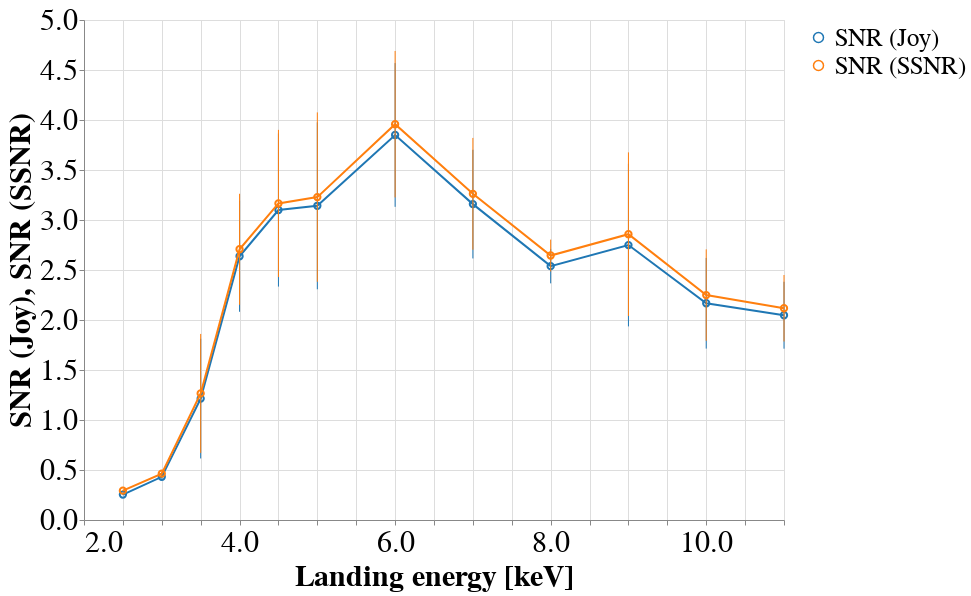

Source (notebook cell):
### Markdown cell above
## SNR (Joy 2002) and SNR from SSNR

### Code cell
# Data source for plot
source = df_snr.loc[df_snr['SNR (Joy)'] > 0.001].copy()
source = df_snr.loc[df_snr['SNR (SSNR)'] > 0.001].copy()
scheme = 'category10'


chart1 = alt.Chart(source).encode(
    x=alt.X('kV:Q',
            axis=alt.Axis(tickMinStep=0.5,
                          title='Landing energy [keV]')),
    y=alt.Y('SNR (Joy):Q',
            aggregate='mean',
            scale=alt.Scale(domain=[0, 5])),
    color=alt.Color('SNR2:N',
                    scale=alt.Scale(scheme=scheme))
).properties(width=700,
             height=500)

chart1 = (chart1.mark_line() +\
         chart1.mark_point(size=40))

error_bars1 = alt.Chart(source).mark_errorbar(extent='stdev').encode(
    x=alt.X('kV:Q'),
    y=alt.Y('SNR (Joy):Q'),
    color=alt.Color('SNR2:N',
                    scale=alt.Scale(scheme=scheme))
)

# Plot SSNR data
chart2 = alt.Chart(source).encode(
    x=alt.X('kV:Q',
            axis=alt.Axis(tickMinStep=0.5,
                          title='Landing energy [keV]')),
    y=alt.Y('SNR (SSNR):Q',
            aggregate='mean',
            scale=alt.Scale(domain=[0, 5])),
    color=alt.Color('SNR1:N',
                    scale=alt.Scale(scheme=scheme))
).properties(width=700,
             height=500)

chart2 = (chart2.mark_line() +\
         chart2.mark_point(size=40))

error_bars2 = alt.Chart(source).mark_errorbar(extent='stdev').encode(
    x=alt.X('kV:Q'),
    y=alt.Y('SNR (SSNR):Q'),
    color=alt.Color('SNR1:N',
                    scale=alt.Scale(scheme=scheme))
)


alt.layer(chart1, error_bars1, chart2, error_bars2, data=source).configure_axis(
    labelFontSize=30,
    titleFontSize=30,
    
).configure_legend(
    titleFontSize=0,
    labelFontSize=25
)

### Figure 1 — Vega-Lite specification as saved in the notebook (floating-point values rounded to 4 significant figures)
{"config": {"view": {"continuousWidth": 400, "continuousHeight": 300}, "axis": {"labelFontSize": 30, "titleFontSize": 30}, "legend": {"labelFontSize": 25, "titleFontSize": 0}}, "layer": [{"layer": [{"mark": "line", "encoding": {"color": {"type": "nominal", "field": "SNR2", "scale": {"scheme": "category10"}}, "x": {"type": "quantitative", "axis": {"tickMinStep": 0.5, "title": "Landing energy [keV]"}, "field": "kV"}, "y": {"type": "quantitative", "aggregate": "mean", "field": "SNR (Joy)", "scale": {"domain": [0, 5]}}}, "height": 500, "width": 700}, {"mark": {"type": "point", "size": 40}, "encoding": {"color": {"type": "nominal", "field": "SNR2", "scale": {"scheme": "category10"}}, "x": {"type": "quantitative", "axis": {"tickMinStep": 0.5, "title": "Landing energy [keV]"}, "field": "kV"}, "y": {"type": "quantitative", "aggregate": "mean", "field": "SNR (Joy)", "scale": {"domain": [0, 5]}}}, "height": 500, "width": 700}]}, {"mark": {"type": "errorbar", "extent": "stdev"}, "encoding": {"color": {"type": "nominal", "field": "SNR2", "scale": {"scheme": "category10"}}, "x": {"type": "quantitative", "field": "kV"}, "y": {"type": "quantitative", "field": "SNR (Joy)"}}}, {"layer": [{"mark": "line", "encoding": {"color": {"type": "nominal", "field": "SNR1", "scale": {"scheme": "category10"}}, "x": {"type": "quantitative", "axis": {"tickMinStep": 0.5, "title": "Landing energy [keV]"}, "field": "kV"}, "y": {"type": "quantitative", "aggregate": "mean", "field": "SNR (SSNR)", "scale": {"domain": [0, 5]}}}, "height": 500, "width": 700}, {"mark": {"type": "point", "size": 40}, "encoding": {"color": {"type": "nominal", "field": "SNR1", "scale": {"scheme": "category10"}}, "x": {"type": "quantitative", "axis": {"tickMinStep": 0.5, "title": "Landing energy [keV]"}, "field": "kV"}, "y": {"type": "quantitative", "aggregate": "mean", "field": "SNR (SSNR)", "scale": {"domain": [0, 5]}}}, "height": 500, "width": 700}]}, {"mark": {"type": "errorbar", "extent": "stdev"}, "encoding": {"color": {"type": "nominal", "field": "SNR1", "scale": {"scheme": "category10"}}, "x": {"type": "quantitative", "field": "kV"}, "y": {"type": "quantitative", "field": "SNR (SSNR)"}}}], "data": {"name": "data-0515a6a5f5366c37f2d8f7c0538e69ac"}, "$schema": "https://vega.github.io/schema/vega-lite/v4.8.1.json", "datasets": {"data-0515a6a5f5366c37f2d8f7c0538e69ac": [{"kV": "10.0", "Dwell time (ns)": 5000.0, "SNR (SSNR)": 3.066, "SNR (Joy)": 2.977, "Title": "SSNR as a function of landing energy and dwell time", "SNR1": "SNR (SSNR)", "SNR2": "SNR (Joy)"}, {"kV": "10.0", "Dwell time (ns)": 5000.0, "SNR (SSNR)": 2.019, "SNR (Joy)": 1.935, "Title": "SSNR as a function of landing energy and dwell time", "SNR1": "SNR (SSNR)", "SNR2": "SNR (Joy)"}, {"kV": "10.0", "Dwell time (ns)": 5000.0, "SNR (SSNR)": 2.027, "SNR (Joy)": 1.953, "Title": "SSNR as a function of landing energy and dwell time", "SNR1": "SNR (SSNR)", "SNR2": "SNR (Joy)"}, {"kV": "10.0", "Dwell time (ns)": 5000.0, "SNR (SSNR)": 2.06, "SNR (Joy)": 1.978, "Title": "SSNR as a function of landing energy and dwell time", "SNR1": "SNR (SSNR)", "SNR2": "SNR (Joy)"}, {"kV": "10.0", "Dwell time (ns)": 5000.0, "SNR (SSNR)": 2.074, "SNR (Joy)": 1.993, "Title": "SSNR as a function of landing energy and dwell time", "SNR1": "SNR (SSNR)", "SNR2": "SNR (Joy)"}, {"kV": "11.0", "Dwell time (ns)": 5000.0, "SNR (SSNR)": 1.733, "SNR (Joy)": 1.661, "Title": "SSNR as a function of landing energy and dwell time", "SNR1": "SNR (SSNR)", "SNR2": "SNR (Joy)"}, {"kV": "11.0", "Dwell time (ns)": 5000.0, "SNR (SSNR)": 2.306, "SNR (Joy)": 2.238, "Title": "SSNR as a function of landing energy and dwell time", "SNR1": "SNR (SSNR)", "SNR2": "SNR (Joy)"}, {"kV": "11.0", "Dwell time (ns)": 5000.0, "SNR (SSNR)": 2.312, "SNR (Joy)": 2.244, "Title": "SSNR as a function of landing energy and dwell time", "SNR1": "SNR (SSNR)", "SNR2": "SNR (Joy)"}, {"kV": "2.5", "Dwell time (ns)": 5000.0, "SNR (SSNR)": 0.2969, "SNR (Joy)": 0.2565, "Title": "SSNR as a function of landing energy and dwell time", "SNR1": "SNR (SSNR)", "SNR2": "SNR (Joy)"}, {"kV": "2.5", "Dwell time (ns)": 5000.0, "SNR (SSNR)": 0.3002, "SNR (Joy)": 0.2605, "Title": "SSNR as a function of landing energy and dwell time", "SNR1": "SNR (SSNR)", "SNR2": "SNR (Joy)"}, {"kV": "2.5", "Dwell time (ns)": 5000.0, "SNR (SSNR)": 0.2914, "SNR (Joy)": 0.2527, "Title": "SSNR as a function of landing energy and dwell time", "SNR1": "SNR (SSNR)", "SNR2": "SNR (Joy)"}, {"kV": "2.5", "Dwell time (ns)": 5000.0, "SNR (SSNR)": 0.2853, "SNR (Joy)": 0.2469, "Title": "SSNR as a function of landing energy and dwell time", "SNR1": "SNR (SSNR)", "SNR2": "SNR (Joy)"}, {"kV": "3.0", "Dwell time (ns)": 5000.0, "SNR (SSNR)": 0.4679, "SNR (Joy)": 0.4316, "Title": "SSNR as a function of landing energy and dwell time", "SNR1": "SNR (SSNR)", "SNR2": "SNR (Joy)"}, {"kV": "3.0", "Dwell time (ns)": 5000.0, "SNR (SSNR)": 0.4961, "SNR (Joy)": 0.4587, "Title": "SSNR as a function of landing energy and dwell time", "SNR1": "SNR (SSNR)", "SNR2": "SNR (Joy)"}, {"kV": "3.0", "Dwell time (ns)": 5000.0, "SNR (SSNR)": 0.4768, "SNR (Joy)": 0.4421, "Title": "SSNR as a function of landing energy and dwell time", "SNR1": "SNR (SSNR)", "SNR2": "SNR (Joy)"}, {"kV": "3.0", "Dwell time (ns)": 5000.0, "SNR (SSNR)": 0.4311, "SNR (Joy)": 0.4008, "Title": "SSNR as a function of landing energy and dwell time", "SNR1": "SNR (SSNR)", "SNR2": "SNR (Joy)"}, {"kV": "3.0", "Dwell time (ns)": 5000.0, "SNR (SSNR)": 0.4624, "SNR (Joy)": 0.4355, "Title": "SSNR as a function of landing energy and dwell time", "SNR1": "SNR (SSNR)", "SNR2": "SNR (Joy)"}, {"kV": "3.0", "Dwell time (ns)": 5000.0, "SNR (SSNR)": 0.4478, "SNR (Joy)": 0.4209, "Title": "SSNR as a function of landing energy and dwell time", "SNR1": "SNR (SSNR)", "SNR2": "SNR (Joy)"}, {"kV": "3.5", "Dwell time (ns)": 5000.0, "SNR (SSNR)": 1.708, "SNR (Joy)": 1.675, "Title": "SSNR as a function of landing energy and dwell time", "SNR1": "SNR (SSNR)", "SNR2": "SNR (Joy)"}, {"kV": "3.5", "Dwell time (ns)": 5000.0, "SNR (SSNR)": 0.5394, "SNR (Joy)": 0.4991, "Title": "SSNR as a function of landing energy and dwell time", "SNR1": "SNR (SSNR)", "SNR2": "SNR (Joy)"}, {"kV": "3.5", "Dwell time (ns)": 5000.0, "SNR (SSNR)": 0.6115, "SNR (Joy)": 0.5645, "Title": "SSNR as a function of landing energy and dwell time", "SNR1": "SNR (SSNR)", "SNR2": "SNR (Joy)"}, {"kV": "3.5", "Dwell time (ns)": 5000.0, "SNR (SSNR)": 0.4115, "SNR (Joy)": 0.3521, "Title": "SSNR as a function of landing energy and dwell time", "SNR1": "SNR (SSNR)", "SNR2": "SNR (Joy)"}, {"kV": "3.5", "Dwell time (ns)": 5000.0, "SNR (SSNR)": 2.434, "SNR (Joy)": 2.386, "Title": "SSNR as a function of landing energy and dwell time", "SNR1": "SNR (SSNR)", "SNR2": "SNR (Joy)"}, {"kV": "3.5", "Dwell time (ns)": 5000.0, "SNR (SSNR)": 2.782, "SNR (Joy)": 2.75, "Title": "SSNR as a function of landing energy and dwell time", "SNR1": "SNR (SSNR)", "SNR2": "SNR (Joy)"}, {"kV": "3.5", "Dwell time (ns)": 5000.0, "SNR (SSNR)": 2.068, "SNR (Joy)": 2.017, "Title": "SSNR as a function of landing energy and dwell time", "SNR1": "SNR (SSNR)", "SNR2": "SNR (Joy)"}, {"kV": "3.5", "Dwell time (ns)": 5000.0, "SNR (SSNR)": 0.8799, "SNR (Joy)": 0.8248, "Title": "SSNR as a function of landing energy and dwell time", "SNR1": "SNR (SSNR)", "SNR2": "SNR (Joy)"}, {"kV": "3.5", "Dwell time (ns)": 5000.0, "SNR (SSNR)": 0.9615, "SNR (Joy)": 0.9201, "Title": "SSNR as a function of landing energy and dwell time", "SNR1": "SNR (SSNR)", "SNR2": "SNR (Joy)"}, {"kV": "3.5", "Dwell time (ns)": 5000.0, "SNR (SSNR)": 0.9117, "SNR (Joy)": 0.8446, "Title": "SSNR as a function of landing energy and dwell time", "SNR1": "SNR (SSNR)", "SNR2": "SNR (Joy)"}, {"kV": "3.5", "Dwell time (ns)": 5000.0, "SNR (SSNR)": 0.9437, "SNR (Joy)": 0.8974, "Title": "SSNR as a function of landing energy and dwell time", "SNR1": "SNR (SSNR)", "SNR2": "SNR (Joy)"}, {"kV": "3.5", "Dwell time (ns)": 5000.0, "SNR (SSNR)": 1.219, "SNR (Joy)": 1.154, "Title": "SSNR as a function of landing energy and dwell time", "SNR1": "SNR (SSNR)", "SNR2": "SNR (Joy)"}, {"kV": "3.5", "Dwell time (ns)": 5000.0, "SNR (SSNR)": 1.313, "SNR (Joy)": 1.246, "Title": "SSNR as a function of landing energy and dwell time", "SNR1": "SNR (SSNR)", "SNR2": "SNR (Joy)"}, {"kV": "3.5", "Dwell time (ns)": 5000.0, "SNR (SSNR)": 1.312, "SNR (Joy)": 1.242, "Title": "SSNR as a function of landing energy and dwell time", "SNR1": "SNR (SSNR)", "SNR2": "SNR (Joy)"}, {"kV": "3.5", "Dwell time (ns)": 5000.0, "SNR (SSNR)": 1.264, "SNR (Joy)": 1.191, "Title": "SSNR as a function of landing energy and dwell time", "SNR1": "SNR (SSNR)", "SNR2": "SNR (Joy)"}, {"kV": "3.5", "Dwell time (ns)": 5000.0, "SNR (SSNR)": 1.335, "SNR (Joy)": 1.29, "Title": "SSNR as a function of landing energy and dwell time", "SNR1": "SNR (SSNR)", "SNR2": "SNR (Joy)"}, {"kV": "3.5", "Dwell time (ns)": 5000.0, "SNR (SSNR)": 1.146, "SNR (Joy)": 1.095, "Title": "SSNR as a function of landing energy and dwell time", "SNR1": "SNR (SSNR)", "SNR2": "SNR (Joy)"}, {"kV": "3.5", "Dwell time (ns)": 5000.0, "SNR (SSNR)": 1.184, "SNR (Joy)": 1.134, "Title": "SSNR as a function of landing energy and dwell time", "SNR1": "SNR (SSNR)", "SNR2": "SNR (Joy)"}, {"kV": "3.5", "Dwell time (ns)": 5000.0, "SNR (SSNR)": 1.157, "SNR (Joy)": 1.105, "Title": "SSNR as a function of landing energy and dwell time", "SNR1": "SNR (SSNR)", "SNR2": "SNR (Joy)"}, {"kV": "3.5", "Dwell time (ns)": 5000.0, "SNR (SSNR)": 1.136, "SNR (Joy)": 1.087, "Title": "SSNR as a function of landing energy and dwell time", "SNR1": "SNR (SSNR)", "SNR2": "SNR (Joy)"}, {"kV": "4.0", "Dwell time (ns)": 5000.0, "SNR (SSNR)": 2.839, "SNR (Joy)": 2.748, "Title": "SSNR as a function of landing energy and dwell time", "SNR1": "SNR (SSNR)", "SNR2": "SNR (Joy)"}, {"kV": "4.0", "Dwell time (ns)": 5000.0, "SNR (SSNR)": 2.94, "SNR (Joy)": 2.842, "Title": "SSNR as a function of landing energy and dwell time", "SNR1": "SNR (SSNR)", "SNR2": "SNR (Joy)"}, {"kV": "4.0", "Dwell time (ns)": 5000.0, "SNR (SSNR)": 1.83, "SNR (Joy)": 1.766, "Title": "SSNR as a function of landing energy and dwell time", "SNR1": "SNR (SSNR)", "SNR2": "SNR (Joy)"}, {"kV": "4.0", "Dwell time (ns)": 5000.0, "SNR (SSNR)": 3.022, "SNR (Joy)": 2.934, "Title": "SSNR as a function of landing energy and dwell time", "SNR1": "SNR (SSNR)", "SNR2": "SNR (Joy)"}, {"kV": "4.0", "Dwell time (ns)": 5000.0, "SNR (SSNR)": 1.475, "SNR (Joy)": 1.409, "Title": "SSNR as a function of landing energy and dwell time", "SNR1": "SNR (SSNR)", "SNR2": "SNR (Joy)"}, {"kV": "4.0", "Dwell time (ns)": 5000.0, "SNR (SSNR)": 2.423, "SNR (Joy)": 2.294, "Title": "SSNR as a function of landing energy and dwell time", "SNR1": "SNR (SSNR)", "SNR2": "SNR (Joy)"}, {"kV": "4.0", "Dwell time (ns)": 5000.0, "SNR (SSNR)": 2.866, "SNR (Joy)": 2.756, "Title": "SSNR as a function of landing energy and dwell time", "SNR1": "SNR (SSNR)", "SNR2": "SNR (Joy)"}, {"kV": "4.0", "Dwell time (ns)": 5000.0, "SNR (SSNR)": 2.504, "SNR (Joy)": 2.528, "Title": "SSNR as a function of landing energy and dwell time", "SNR1": "SNR (SSNR)", "SNR2": "SNR (Joy)"}, {"kV": "4.0", "Dwell time (ns)": 5000.0, "SNR (SSNR)": 3.098, "SNR (Joy)": 3.058, "Title": "SSNR as a function of landing energy and dwell time", "SNR1": "SNR (SSNR)", "SNR2": "SNR (Joy)"}, {"kV": "4.0", "Dwell time (ns)": 5000.0, "SNR (SSNR)": 3.225, "SNR (Joy)": 3.158, "Title": "SSNR as a function of landing energy and dwell time", "SNR1": "SNR (SSNR)", "SNR2": "SNR (Joy)"}, {"kV": "4.0", "Dwell time (ns)": 5000.0, "SNR (SSNR)": 3.124, "SNR (Joy)": 3.069, "Title": "SSNR as a function of landing energy and dwell time", "SNR1": "SNR (SSNR)", "SNR2": "SNR (Joy)"}, {"kV": "4.0", "Dwell time (ns)": 5000.0, "SNR (SSNR)": 3.141, "SNR (Joy)": 3.084, "Title": "SSNR as a function of landing energy and dwell time", "SNR1": "SNR (SSNR)", "SNR2": "SNR (Joy)"}, {"kV": "4.5", "Dwell time (ns)": 5000.0, "SNR (SSNR)": 4.337, "SNR (Joy)": 4.301, "Title": "SSNR as a function of landing energy and dwell time", "SNR1": "SNR (SSNR)", "SNR2": "SNR (Joy)"}, {"kV": "4.5", "Dwell time (ns)": 5000.0, "SNR (SSNR)": 4.324, "SNR (Joy)": 4.313, "Title": "SSNR as a function of landing energy and dwell time", "SNR1": "SNR (SSNR)", "SNR2": "SNR (Joy)"}, {"kV": "4.5", "Dwell time (ns)": 5000.0, "SNR (SSNR)": 2.426, "SNR (Joy)": 2.33, "Title": "SSNR as a function of landing energy and dwell time", "SNR1": "SNR (SSNR)", "SNR2": "SNR (Joy)"}, {"kV": "4.5", "Dwell time (ns)": 5000.0, "SNR (SSNR)": 2.554, "SNR (Joy)": 2.465, "Title": "SSNR as a function of landing energy and dwell time", "SNR1": "SNR (SSNR)", "SNR2": "SNR (Joy)"}, {"kV": "4.5", "Dwell time (ns)": 5000.0, "SNR (SSNR)": 2.513, "SNR (Joy)": 2.416, "Title": "SSNR as a function of landing energy and dwell time", "SNR1": "SNR (SSNR)", "SNR2": "SNR (Joy)"}, {"kV": "4.5", "Dwell time (ns)": 5000.0, "SNR (SSNR)": 2.657, "SNR (Joy)": 2.559, "Title": "SSNR as a function of landing energy and dwell time", "SNR1": "SNR (SSNR)", "SNR2": "SNR (Joy)"}, {"kV": "4.5", "Dwell time (ns)": 5000.0, "SNR (SSNR)": 3.271, "SNR (Joy)": 3.217, "Title": "SSNR as a function of landing energy and dwell time", "SNR1": "SNR (SSNR)", "SNR2": "SNR (Joy)"}, {"kV": "4.5", "Dwell time (ns)": 5000.0, "SNR (SSNR)": 3.227, "SNR (Joy)": 3.175, "Title": "SSNR as a function of landing energy and dwell time", "SNR1": "SNR (SSNR)", "SNR2": "SNR (Joy)"}, {"kV": "4.5", "Dwell time (ns)": 5000.0, "SNR (SSNR)": 3.178, "SNR (Joy)": 3.125, "Title": "SSNR as a function of landing energy and dwell time", "SNR1": "SNR (SSNR)", "SNR2": "SNR (Joy)"}, {"kV": "5.0", "Dwell time (ns)": 5000.0, "SNR (SSNR)": 3.668, "SNR (Joy)": 3.577, "Title": "SSNR as a function of landing energy and dwell time", "SNR1": "SNR (SSNR)", "SNR2": "SNR (Joy)"}, {"kV": "5.0", "Dwell time (ns)": 5000.0, "SNR (SSNR)": 3.973, "SNR (Joy)": 3.889, "Title": "SSNR as a function of landing energy and dwell time", "SNR1": "SNR (SSNR)", "SNR2": "SNR (Joy)"}, {"kV": "5.0", "Dwell time (ns)": 5000.0, "SNR (SSNR)": 4.362, "SNR (Joy)": 4.243, "Title": "SSNR as a function of landing energy and dwell time", "SNR1": "SNR (SSNR)", "SNR2": "SNR (Joy)"}, {"kV": "5.0", "Dwell time (ns)": 5000.0, "SNR (SSNR)": 3.488, "SNR (Joy)": 3.4, "Title": "SSNR as a function of landing energy and dwell time", "SNR1": "SNR (SSNR)", "SNR2": "SNR (Joy)"}, {"kV": "5.0", "Dwell time (ns)": 5000.0, "SNR (SSNR)": 2.391, "SNR (Joy)": 2.315, "Title": "SSNR as a function of landing energy and dwell time", "SNR1": "SNR (SSNR)", "SNR2": "SNR (Joy)"}, {"kV": "5.0", "Dwell time (ns)": 5000.0, "SNR (SSNR)": 2.364, "SNR (Joy)": 2.285, "Title": "SSNR as a function of landing energy and dwell time", "SNR1": "SNR (SSNR)", "SNR2": "SNR (Joy)"}, {"kV": "5.0", "Dwell time (ns)": 5000.0, "SNR (SSNR)": 2.358, "SNR (Joy)": 2.284, "Title": "SSNR as a function of landing energy and dwell time", "SNR1": "SNR (SSNR)", "SNR2": "SNR (Joy)"}, {"kV": "6.0", "Dwell time (ns)": 5000.0, "SNR (SSNR)": 2.583, "SNR (Joy)": 2.502, "Title": "SSNR as a function of landing energy and dwell time", "SNR1": "SNR (SSNR)", "SNR2": "SNR (Joy)"}, {"kV": "6.0", "Dwell time (ns)": 5000.0, "SNR (SSNR)": 4.096, "SNR (Joy)": 3.974, "Title": "SSNR as a function of landing energy and dwell time", "SNR1": "SNR (SSNR)", "SNR2": "SNR (Joy)"}, {"kV": "6.0", "Dwell time (ns)": 5000.0, "SNR (SSNR)": 4.353, "SNR (Joy)": 4.264, "Title": "SSNR as a function of landing energy and dwell time", "SNR1": "SNR (SSNR)", "SNR2": "SNR (Joy)"}, {"kV": "6.0", "Dwell time (ns)": 5000.0, "SNR (SSNR)": 4.424, "SNR (Joy)": 4.33, "Title": "SSNR as a function of landing energy and dwell time", "SNR1": "SNR (SSNR)", "SNR2": "SNR (Joy)"}, {"kV": "6.0", "Dwell time (ns)": 5000.0, "SNR (SSNR)": 4.65, "SNR (Joy)": 4.497, "Title": "SSNR as a function of landing energy and dwell time", "SNR1": "SNR (SSNR)", "SNR2": "SNR (Joy)"}, {"kV": "6.0", "Dwell time (ns)": 5000.0, "SNR (SSNR)": 3.349, "SNR (Joy)": 3.247, "Title": "SSNR as a function of landing energy and dwell time", "SNR1": "SNR (SSNR)", "SNR2": "SNR (Joy)"}, {"kV": "6.0", "Dwell time (ns)": 5000.0, "SNR (SSNR)": 4.251, "SNR (Joy)": 4.137, "Title": "SSNR as a function of landing energy and dwell time", "SNR1": "SNR (SSNR)", "SNR2": "SNR (Joy)"}, {"kV": "7.0", "Dwell time (ns)": 5000.0, "SNR (SSNR)": 4.385, "SNR (Joy)": 4.251, "Title": "SSNR as a function of landing energy and dwell time", "SNR1": "SNR (SSNR)", "SNR2": "SNR (Joy)"}, {"kV": "7.0", "Dwell time (ns)": 5000.0, "SNR (SSNR)": 2.852, "SNR (Joy)": 2.771, "Title": "SSNR as a function of landing energy and dwell time", "SNR1": "SNR (SSNR)", "SNR2": "SNR (Joy)"}, {"kV": "7.0", "Dwell time (ns)": 5000.0, "SNR (SSNR)": 3.153, "SNR (Joy)": 3.059, "Title": "SSNR as a function of landing energy and dwell time", "SNR1": "SNR (SSNR)", "SNR2": "SNR (Joy)"}, {"kV": "7.0", "Dwell time (ns)": 5000.0, "SNR (SSNR)": 3.069, "SNR (Joy)": 2.963, "Title": "SSNR as a function of landing energy and dwell time", "SNR1": "SNR (SSNR)", "SNR2": "SNR (Joy)"}, {"kV": "7.0", "Dwell time (ns)": 5000.0, "SNR (SSNR)": 3.066, "SNR (Joy)": 2.963, "Title": "SSNR as a function of landing energy and dwell time", "SNR1": "SNR (SSNR)", "SNR2": "SNR (Joy)"}, {"kV": "7.0", "Dwell time (ns)": 5000.0, "SNR (SSNR)": 3.046, "SNR (Joy)": 2.946, "Title": "SSNR as a function of landing energy and dwell time", "SNR1": "SNR (SSNR)", "SNR2": "SNR (Joy)"}, {"kV": "8.0", "Dwell time (ns)": 5000.0, "SNR (SSNR)": 2.786, "SNR (Joy)": 2.693, "Title": "SSNR as a function of landing energy and dwell time", "SNR1": "SNR (SSNR)", "SNR2": "SNR (Joy)"}, {"kV": "8.0", "Dwell time (ns)": 5000.0, "SNR (SSNR)": 2.676, "SNR (Joy)": 2.57, "Title": "SSNR as a function of landing energy and dwell time", "SNR1": "SNR (SSNR)", "SNR2": "SNR (Joy)"}, {"kV": "8.0", "Dwell time (ns)": 5000.0, "SNR (SSNR)": 2.472, "SNR (Joy)": 2.353, "Title": "SSNR as a function of landing energy and dwell time", "SNR1": "SNR (SSNR)", "SNR2": "SNR (Joy)"}, {"kV": "9.0", "Dwell time (ns)": 5000.0, "SNR (SSNR)": 2.239, "SNR (Joy)": 2.162, "Title": "SSNR as a function of landing energy and dwell time", "SNR1": "SNR (SSNR)", "SNR2": "SNR (Joy)"}, {"kV": "9.0", "Dwell time (ns)": 5000.0, "SNR (SSNR)": 4.208, "SNR (Joy)": 4.087, "Title": "SSNR as a function of landing energy and dwell time", "SNR1": "SNR (SSNR)", "SNR2": "SNR (Joy)"}, {"kV": "9.0", "Dwell time (ns)": 5000.0, "SNR (SSNR)": 2.465, "SNR (Joy)": 2.363, "Title": "SSNR as a function of landing energy and dwell time", "SNR1": "SNR (SSNR)", "SNR2": "SNR (Joy)"}, {"kV": "9.0", "Dwell time (ns)": 5000.0, "SNR (SSNR)": 2.328, "SNR (Joy)": 2.183, "Title": "SSNR as a function of landing energy and dwell time", "SNR1": "SNR (SSNR)", "SNR2": "SNR (Joy)"}, {"kV": "9.0", "Dwell time (ns)": 5000.0, "SNR (SSNR)": 3.05, "SNR (Joy)": 2.952, "Title": "SSNR as a function of landing energy and dwell time", "SNR1": "SNR (SSNR)", "SNR2": "SNR (Joy)"}]}}
